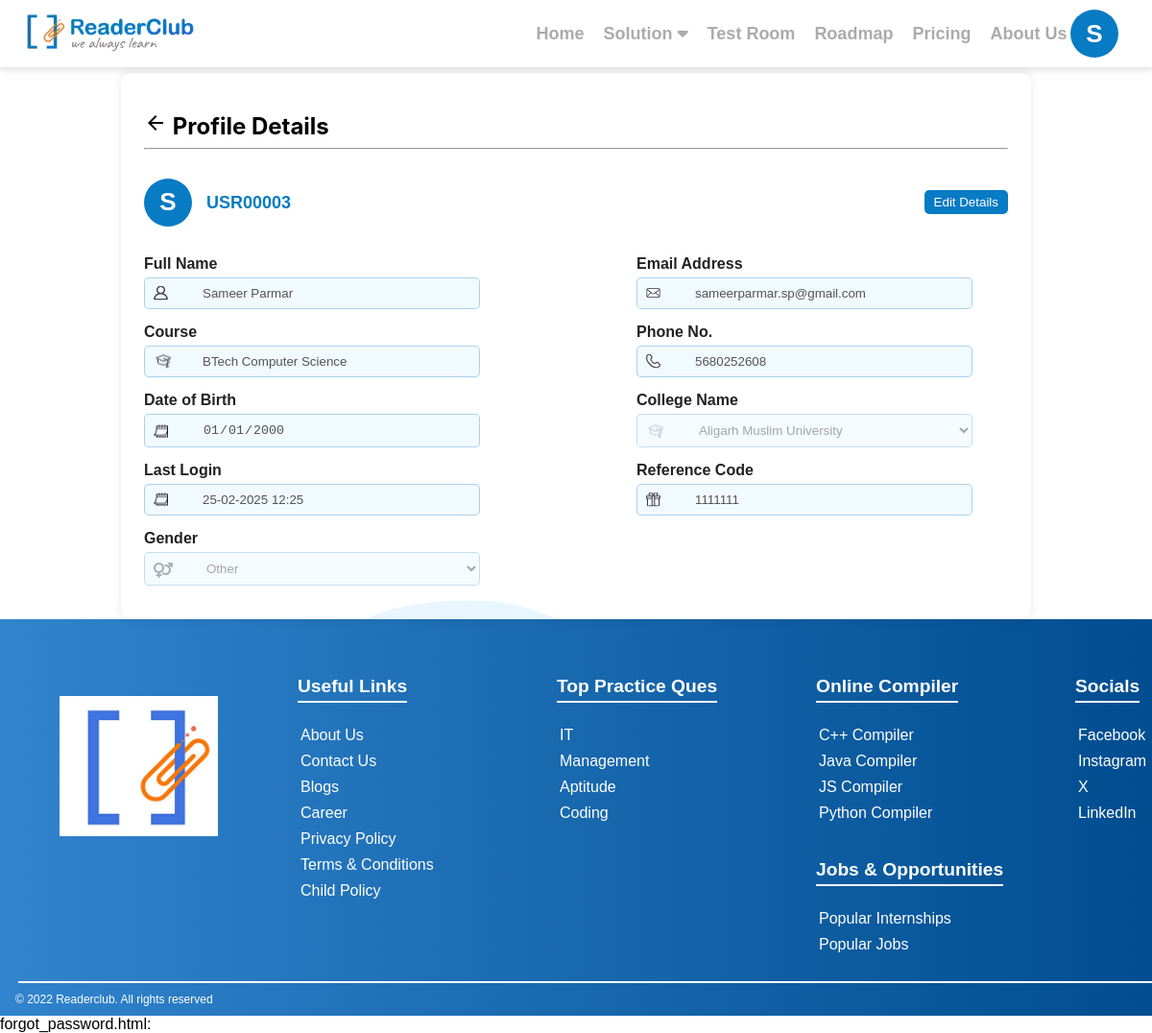
The page /auth/profile/ (signed in) on the database its author committed.
### oauth/models.py (models this page shows, shortened)
class UsersDB(AbstractBaseUser, PermissionsMixin):
    full_name = models.CharField(max_length=100)
    email = models.EmailField(max_length=100, unique=True)
    phone_number = models.CharField(
        max_length=15,
        unique=True,
        null=True,  # Allow NULL in database
        blank=True,  # Allow blank in forms
        default=None
    )
    password = models.CharField(max_length=128, null=True, blank=True)
    college_name = models.CharField(max_length=255, default="Unknown College")
    dob = models.DateField(default=date(2000, 1, 1))
    referral_code = models.CharField(max_length=50, blank=True, null=True)
    username = models.CharField(max_length=10, unique=True, editable=False)
    last_login = models.DateTimeField(null=True, blank=True)
    gender = models.CharField(max_length=10, default='other', null=True, blank=True)
    google_id = models.CharField(max_length=255, blank=True, null=True)
    is_active = models.BooleanField(default=True)
    is_staff = models.BooleanField(default=False)
    is_superuser = models.BooleanField(default=False)
    groups = models.ManyToManyField(
        'auth.Group',
        related_name='oauth_usersdb_set',
        blank=True,
        help_text='The groups this user belongs to.',
        verbose_name='groups',
    )
    user_permissions = models.ManyToManyField(
        'auth.Permission',
        related_name='oauth_usersdb_set',
        blank=True,
        help_text='Specific permissions for this user.',
        verbose_name='user permissions',
    )
    objects = UsersDBManager()
    USERNAME_FIELD = 'email'
    REQUIRED_FIELDS = ['full_name']

### oauth/views.py (the view)
# urls.py: path('profile/', include('user_profile.urls')),
def profile(request):
    user_id = request.session.get('user_id')
    user = None
    if user_id:
        try:
            user = UsersDB.objects.get(id=user_id)
        except UsersDB.DoesNotExist:
            request.session.flush()  # Clear session if user not found
            messages.error(request, "Session expired. Please login again.")
            return redirect('/login/')
    return render(request, 'profile.html', {'user': user})

### oauth/context_processors.py (called while the page is built)
def college_list(request):
    return {'colleges': CollegesDb.objects.all()}

def current_user(request):
    user_id = request.session.get('user_id')
    if user_id:
        try:
            user = UsersDB.objects.get(id=user_id)
            return {'logged_in_user': user}
        except UsersDB.DoesNotExist:
            return {'logged_in_user': None}
    return {'logged_in_user': None}

### oauth/templates/profile.html (shortened to what this page needs)
{% extends "base.html" %}
{% load static %}
{% block extra_css %}
  <link rel="stylesheet" href="{% static 'css/edit.css' %}">
  <link rel="stylesheet" href="https://cdnjs.cloudflare.com/ajax/libs/font-awesome/6.5.1/css/all.min.css">
{% endblock %}
{% block content %}
<section class="profile-section">
  <div class="profile-container">
    <h2>
      <a href="{% url 'home' %}" class="back-link">
        <i class="material-icons">arrow_back</i>
      </a>
      Profile Details
    </h2>
    <hr>
    <div class="profile-card">
      <div class="profile-header">
        <div class="avatar">
          {% if user and user.full_name %}
            {{ user.full_name|slice:":1"|upper }}
          {% else %}
            ?
          {% endif %}
        </div>
        <div class="user-info">
          <span class="user-id">{{ user.username }}</span>
        </div>
        <button type="button" class="edit-button">Edit Details</button>
      </div>
      <form method="POST" action="{% url 'update_profile' %}">
        <div class="form-row">
          <div class="form-group">
            <label>Full Name</label>
            <img src="{% static 'images/person.svg' %}" alt="Icon">
            <input name="full_name" type="text" value="{{ user.full_name }}" disabled data-editable="true">
          </div>
          <div class="form-group">
            <label>Email Address</label>
            <img src="{% static 'images/email.svg' %}" alt="Icon">
            <input type="email" value="{{ user.email }}" disabled>
          </div>
        </div>
        <div class="form-row">
          <div class="form-group">
            <label>Course</label>
            <img src="{% static 'images/study.svg' %}" alt="Icon">
            <input name="course" type="text" value="{{ user.course|default:'BTech Computer Science' }}" disabled data-editable="true">
          </div>
          <div class="form-group">
            <label>Phone No.</label>
            <img src="{% static 'images/call.svg' %}" alt="Icon">
            <input name="phone_number" type="text" value="{{ user.phone_number|default:'N/A' }}" disabled data-editable="true">
          </div>
        </div>
        <div class="form-row">
          <div class="form-group">
            <label>Date of Birth</label>
            <img src="{% static 'images/date.svg' %}" alt="Icon">
            <input name="dob" type="date" value="{{ user.dob|date:'Y-m-d' }}" disabled data-editable="true">
          </div>
          <div class="form-group">
            <label>College Name</label>
            <select name="college_name" class="input" disabled data-editable="true">
              {% for college in colleges %}
                <option value="{{ college.college_name }}" {% if user.college_name == college.college_name %}selected{% endif %}>
                  {{ college.college_name }}
                </option>
              {% endfor %}
            </select>
          </div>
        </div>
        <div class="form-row">
          <div class="form-group">
            <label>Last Login</label>
            <img src="{% static 'images/date.svg' %}" alt="Icon">
            <input type="text" value="{{ user.last_login|date:'d-m-Y H:i'|default:'Never' }}" disabled>
          </div>
          <div class="form-group">
            <label>Reference Code</label>
            <img src="{% static 'images/gift.svg' %}" alt="Icon">
            <input type="text" value="{{ user.referral_code|default:'1111111' }}" disabled>
          </div>
        </div>
        <div class="form-group">
          <label>Gender</label>
          <select name="gender" class="input" disabled data-editable="true">
            <option value="other" {% if user.gender == "other" %}selected{% endif %}>Other</option>
          </select>
        </div>
        <img src="{% static 'images/wave.png' %}" alt="wave-profile" class="wave-profile">
      </form>
    </div>
  </div>
</section>
{% endblock content %}

### templates/base.html (shortened to what this page needs)
{% load static %}
<!DOCTYPE html>
<html lang="en">
<head>
  <link rel="stylesheet" href="{% static 'css/base.css' %}">
  <link rel="stylesheet" href="{% static 'css/login.css' %}">
  <link rel="stylesheet" href="{% static 'css/forgot_password.css' %}">
  <link rel="stylesheet" href="{% static 'css/popup.css' %}">
  <link rel="stylesheet" href="https://cdnjs.cloudflare.com/ajax/libs/codemirror/5.65.14/codemirror.min.css">
  <link rel="stylesheet" href="https://cdnjs.cloudflare.com/ajax/libs/codemirror/5.65.14/theme/dracula.min.css">
  <link rel="stylesheet" href="https://cdnjs.cloudflare.com/ajax/libs/font-awesome/6.4.2/css/all.min.css">
  {% block extra_css %}{% endblock %}
</head>
<body>
  <nav class="navbar {% if request.session.user_id %}logged-in{% else %}logged-out{% endif %}">
    <div class="nav-container">
      <a class="navbar-brand" href="/">
        <img src="{% static 'assets/logo.png' %}" alt="EdTech Logo" height="50" />
      </a>
      <div class="nav-links" id="navbarNav">
        <ul>
          <li><a class="nav-link" href="/">Home</a></li>
          <li class="dropdown">
            <a class="nav-link" href="#">
              Solution <i class="fa-solid fa-caret-down"></i>
            </a>
          </li>
          <li>
            <a class="nav-link" href="{% url 'exam_home' %}" onclick="handleAuthCheck(event, '{% url 'exam_home' %}')">Test Room</a>
          </li>
          <li>
            <a class="nav-link" href="{% url 'roadmap' %}" onclick="handleAuthCheck(event, '#')">Roadmap</a>
          </li>
          <li>
            <a class="nav-link" href="{% url 'price' %}" onclick="handleAuthCheck(event, '#')">Pricing</a>
          </li>
          <li>
            <a class="nav-link" href="#" onclick="handleAuthCheck(event, '#')">About Us</a>
          </li>
        </ul>
      </div>
      {% if request.session.user_id %}
      <div class="profile-dropdown" onclick="toggleProfileDropdown(event)">
        <div class="avatar">
          {% if logged_in_user and logged_in_user.full_name %}
            {{ logged_in_user.full_name|slice:":1"|upper }}
          {% else %}
            ?
          {% endif %}
        </div>
      </div>
      {% endif %}
    </div>
  </nav>
  <main class="main-content">
    {% block content %}{% endblock %}
  </main>
  <footer class="footer">
    <div class="footer-container">
      <div class="footer-left">
        <img src="{% static 'assets/icon_2.png' %}" alt="Icon">
      </div>
      <div class="footer-links">
        <p class="footer-para">Useful Links</p>
        <ul>
          <li>About Us</li>
          <li>Contact Us</li>
          <li>Blogs</li>
          <li>Career</li>
          <li>Privacy Policy</li>
          <li>Terms & Conditions</li>
          <li>Child Policy</li>
        </ul>
      </div>
      <div class="footer-practice">
        <p class="footer-para">Top Practice Ques</p>
        <ul>
          <li>IT</li>
          <li>Management</li>
          <li>Aptitude</li>
          <li>Coding</li>
        </ul>
      </div>
      <div class="footer-ccc">
        <div class="footer-top">
          <p class="footer-para">Online Compiler</p>
          <ul class="footer-iii">
            <div class="footer-iv">
              <li>C++ Compiler</li>
              <li>Java Compiler</li>
            </div>
            <div>
              <div class="footer-i"><li>JS Compiler</li></div>
              <div class="footer-ii"><li>Python Compiler</li></div>
            </div>
          </ul>
        </div>
        <div class="footer-down">
          <p class="footer-para">Jobs & Opportunities</p>
          <ul class="footer-iii">
            <div class="footer-v">
              <li>Popular Internships</li>
              <li>Popular Jobs</li>
            </div>
          </ul>
        </div>
      </div>
      <div class="footer-practice">
        <p class="footer-para">Socials</p>
        <ul>
          <li><a href="https://www.facebook.com/" target="_blank">Facebook</a></li>
          <li><a href="https://www.instagram.com" target="_blank">Instagram</a></li>
          <li><a href="https://twitter.com" target="_blank">X</a></li>
          <li><a href="https://www.linkedin.com" target="_blank">LinkedIn</a></li>
        </ul>
      </div>
    </div>
    <div class="footer-container footer-column">
      <hr class="footer-line">
      <div class="footer-base">
        <p>© 2022 Readerclub. All rights reserved</p>
      </div>
    </div>
  </footer>
  {% include 'forgot_password.html' %}
</body>
</html>

### static/css/base.css (style rules this page uses)
body { font-family: sans-serif; min-height: 100vh; padding-top: 1rem; background-color: #fff; display: flex; flex-direction: column; margin: 0; }
.main-content { flex: 1; }
.navbar { position: fixed; top: 0; left: 0; width: 100%; background-color: white; box-shadow: 0 4px 6px rgba(0, 0, 0, 0.1); z-index: 1000; }
.nav-container { max-width: 1200px; height: 70px; margin: 0 auto; padding: 0 20px; display: flex; align-items: center; justify-content: space-between; }
.navbar-brand img { height: 50px; display: inline-block; }
.nav-links { display: flex; margin-left: auto; }
.nav-links ul { list-style: none; display: flex; gap: 20px; margin: 0; padding: 0; white-space: nowrap; }
.nav-link { color: rgba(128, 128, 128, 0.664); font-size: 18px; font-weight: 600; text-decoration: none; transition: color 0.3s ease, transform 0.2s; padding-bottom: 25px; }
.navbar.logged-in .nav-links { padding-left: 350px; }
.avatar { width: 50px; height: 50px; background: #077BC3; color: white; display: flex; align-items: center; justify-content: center; border-radius: 50%; font-size: 20px; font-weight: bold; margin-right: 15px; }
.profile-dropdown { position: relative; display: inline-block; margin-left: auto; cursor: pointer; color: black; font-size: 18px; }
.footer { display: flex; flex-direction: column; color: white; background: linear-gradient(90deg, rgba(49, 132, 205, 1) 0%, rgba(0, 77, 144, 1) 100%); font-family: Arial, sans-serif; padding: 20px 0 0 0; overflow-x: hidden; }
.footer-container { max-width: 1200px; margin: 0 auto; padding: 0 20px; display: flex; justify-content: space-between; align-items: flex-start; gap: 70px; }
.footer-container img { width: 165px; height: auto; margin-top: 60px; margin-left: 42px; }
.footer-column { flex-direction: column; align-items: center; gap: 0; }
.footer-left { flex: 1; display: flex; justify-content: flex-start; align-items: center; min-width: 220px; }
.footer-links, .footer-practice, .footer-ccc { flex: 1; min-width: 200px; text-align: left; margin-top: 20px; }
.footer-para { font-size: 1.2rem; font-weight: bold; margin-bottom: 6px; border-bottom: 2px solid white; display: inline-block; padding-bottom: 4px; }
.footer-container ul { list-style: none; padding-left: 0; }
.footer-container ul li { margin: 3px 0; padding: 3px; transition: 0.3s; }
.footer-line { width: 1200px; margin-left: 1%; border: 1px solid white; margin: 10px 0; }
.footer-base { max-width: 1200px; margin: 0 auto; padding: 0 20px; display: flex; justify-content: space-between; align-items: flex-start; gap: 793px; margin-left: -2% !important; }
.footer-base p { padding-bottom: 10px; margin: 0; white-space: nowrap; font-size: 12px; }
.footer-practice ul li a { text-decoration: none; color: inherit; }

### rows shown on the page
UsersDB: full_name "S", username "USR00003", full_name "Sameer Parmar", email "sameerparmar.sp@gmail.com", phone_number "5680252608", dob "01/01/2000", last_login "25-02-2025 12:25", referral_code "1111111", gender "Other"

### other values the page prints
form field college_name "Aligarh Muslim University"
